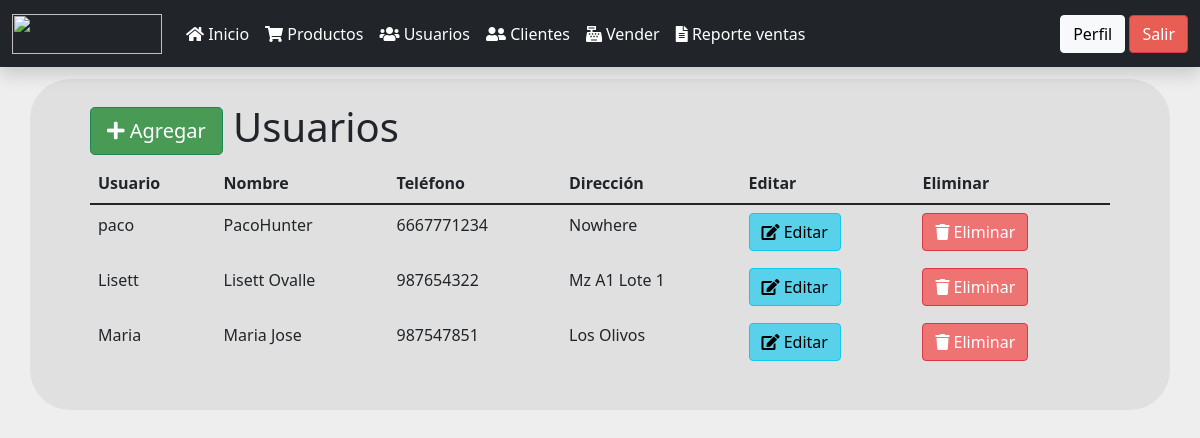
The app's page /usuarios.php (signed in) with its own data.
### tables this page shows
CREATE TABLE usuarios(
        id BIGINT UNSIGNED NOT NULL AUTO_INCREMENT PRIMARY KEY,
        usuario VARCHAR(50) NOT NULL,
        nombre VARCHAR(255) NOT NULL,
        telefono VARCHAR(25) NOT NULL,
        direccion VARCHAR(255) NOT NULL,
        password VARCHAR(255) NOT NULL
    );

### funciones.php (called while the page is built, shortened)
<?php
function obtenerUsuarios(){
    $sentencia = "SELECT id, usuario, nombre, telefono, direccion FROM usuarios";
    return select($sentencia);
}
function select($sentencia, $parametros = []){
    $bd = conectarBaseDatos();
    $respuesta = $bd->prepare($sentencia);
    $respuesta->execute($parametros);
    return $respuesta->fetchAll();
}
function conectarBaseDatos() {
	$host = "localhost";
	$db   = "ventas_php";
	$user = "root";
	$pass = "";
	$charset = 'utf8mb4';
	$options = [
	    \PDO::ATTR_ERRMODE            => \PDO::ERRMODE_EXCEPTION,
	    \PDO::ATTR_DEFAULT_FETCH_MODE => \PDO::FETCH_OBJ,
	    \PDO::ATTR_EMULATE_PREPARES   => false,
	];
	$dsn = "mysql:host=$host;dbname=$db;charset=$charset";
	try {
	     $pdo = new \PDO($dsn, $user, $pass, $options);
	     return $pdo;
	} catch (\PDOException $e) {
	     throw new \PDOException($e->getMessage(), (int)$e->getCode());
	}
}
?>

### usuarios.php (the view, shortened to what this page needs)
<?php
include_once "encabezado.php";
include_once "navbar.php";
include_once "funciones.php";
$usuarios = obtenerUsuarios();
?>
<div class="container " style="background-color:rgba(217, 217, 217, 0.65) ;border-radius: 40px; margin-top:1% ; margin-bottom:2%; padding-top:2%;padding-bottom:2%; padding-left:5%; padding-right:5%;">
    <h1>
        <a class="btn btn-success btn-lg" href="agregar_usuario.php" style="background-color:#489A55">
           <i class="fa fa-plus"></i>
            Agregar
        </a>
        Usuarios
    </h1>
    <table class="table">
        <thead>
            <tr>
                <th>Usuario</th>
                <th>Nombre</th>
                <th>Teléfono</th>
                <th>Dirección</th>
                <th>Editar</th>
                <th>Eliminar</th>
            </tr>
        </thead>
        <tbody>
            <?php
            foreach($usuarios as $usuario){
            ?>
                <tr>
                    <td><?php echo $usuario->usuario; ?></td>
                    <td><?php echo $usuario->nombre; ?></td>
                    <td><?php echo $usuario->telefono; ?></td>
                    <td><?php echo $usuario->direccion; ?></td>
                    <td>
                        <a class="btn btn-info" href="editar_usuario.php?id=<?php echo $usuario->id; ?>"style="background-color:#59D1EB">
                            <i class="fa fa-edit"></i>
                            Editar
                        </a>
                    </td>
                    <td>
                        <a class="btn btn-danger" href="eliminar_usuario.php?id=<?php echo $usuario->id; ?>"style="background-color:#EE7373">
                            <i class="fa fa-trash"></i>
                            Eliminar
                        </a>
                    </td>
                </tr>
            <?php } ?>
        </tbody>
    </table>
</div>

### estilos.css (style rules this page uses)
body { background-color: RGB(218,218,218,0.46); }

### records on screen
usuarios: usuario "paco", nombre "PacoHunter", telefono "6667771234", direccion "Nowhere"
usuarios: usuario "Lisett", nombre "Lisett Ovalle", telefono "987654322", direccion "Mz A1 Lote 1"
usuarios: usuario "Maria", nombre "Maria Jose", telefono "987547851", direccion "Los Olivos"
